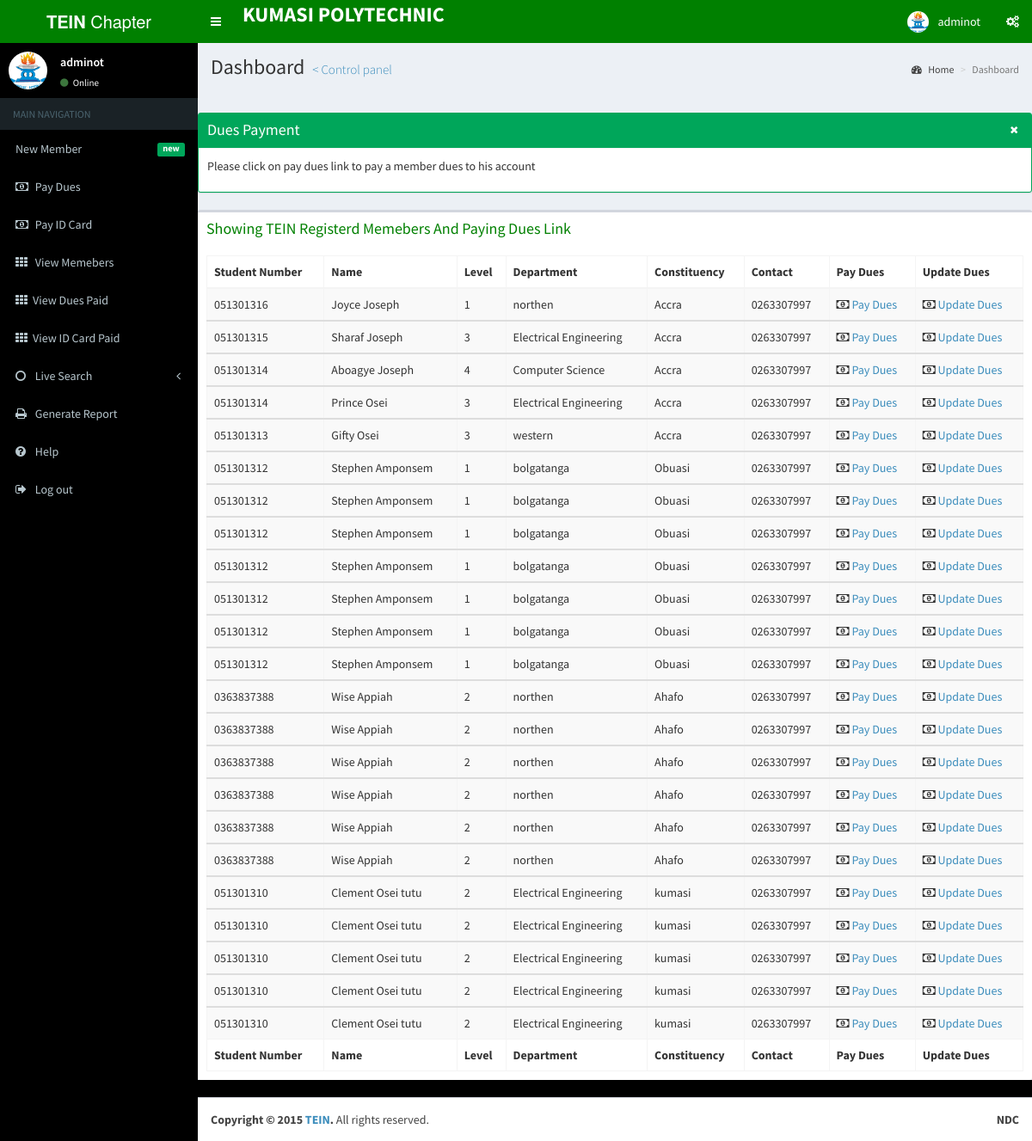
/pages/pay-dues.php (signed in), run on the app's committed database.
### tables this page shows
CREATE TABLE IF NOT EXISTS `members_tb` (
  `member_id` int(11) NOT NULL AUTO_INCREMENT,
  `institutes_id` int(11) NOT NULL,
  `admin_id` int(11) NOT NULL,
  `student_number` varchar(255) NOT NULL,
  `surname` varchar(255) NOT NULL,
  `first_name` varchar(255) NOT NULL,
  `last_name` varchar(255) NOT NULL,
  `date_of_birth` varchar(255) NOT NULL,
  `level` int(11) NOT NULL,
  `department` varchar(255) NOT NULL,
  `constituency` varchar(255) NOT NULL,
  `region` varchar(255) NOT NULL,
  `phone_number` varchar(255) NOT NULL,
  `email` varchar(255) NOT NULL,
  `picture` varchar(255) NOT NULL,
  `date_registerd` varchar(255) NOT NULL,
  PRIMARY KEY (`member_id`)
);

### core/users-and-all-functions.php (the view, shortened to what this page needs)
<?php
class get_members_data{
				?>
		<?php
public function get_members_dues($institutes_id,$admin_id){
		global $mysqli;
		$query="select * from members_tb where institutes_id='$institutes_id' AND admin_id='$admin_id' ORDER BY member_id DESC LIMIT 100";
		$result=$mysqli->query($query);
		$num_rows=$result->num_rows;
			if($num_rows==0){
				echo '
					 <div class="box box-success box-solid">
                <div class="box-header with-border">
                  <h3 class="box-title">Members Status</h3>
                  <div class="box-tools pull-right">
                    <button class="btn btn-box-tool" data-widget="remove"><i class="fa fa-times"></i></button>
                  </div>
                </div>
                <div class="box-body">
                 <p> You currently have no registered memmbers in your TEIN chapter.  &nbsp;&nbsp;<a href="new-member.php">Register Members</a></a>
                </div>
              </div>
				';
			}else{
				?>
                  <div class="box">
                <div class="box-header">
                  <h3 class="box-title" style="color:green">Showing TEIN Registerd Memebers And Paying Dues Link</h3>
                </div>
                <div class="box-body">
                  <table id="" class="table table-bordered table-striped">
                    <thead>
                      <tr>
                        <th>Student Number</th>
                        <th>Name</th>
                        <th>Level</th>
                        <th>Department</th>
                        <th>Constituency</th>
                        <th>Contact</th>
                        <th>Pay Dues</th>
                       	 <th>Update Dues</th>
                      </tr>
                    </thead>
                <?php
		while($rows=$result->fetch_array()){
			$student_number=$rows['student_number'];
			$surname=$rows['surname'];
			$first_name=$rows['first_name'];
			$level=$rows['level'];
			$department=$rows['department'];
			$constituency=$rows['constituency'];
			$phone_number=$rows['phone_number'];
		?>
                      <tbody>
                      <tr>
                        <td><?php echo $student_number; ?></td>
                        <td><?php echo $first_name.' '.$surname ?></td>
                        <td> <?php echo $level; ?></td>
                        <td> <?php echo $department; ?></td>
                        <td> <?php echo $constituency; ?></td>
                        <td> <?php echo $phone_number; ?></td>
                        <td><i class="fa fa-money"></i>
	 <a onclick="return confirm('You are about to pay dues. Are you Sure?');" <?php echo ' href="pay-dues-page.php?pay=pay&member_id='.$rows['member_id'].'"> Pay Dues</a>';?></td>
     <td><i class="fa fa-money"></i>
	 <a onclick="return confirm('You are about to Update dues. Are you Sure?');" <?php echo ' href="pay-dues-update.php?pay=pay&member_id='.$rows['member_id'].'"> Update Dues</a>';?></td>
                      </tr>
                      </tbody>
                     <?php
                      }
                      ?>
                    <tfoot>
                       <tr>
                        <th>Student Number</th>
                        <th>Name</th>
                        <th>Level</th>
                        <th>Department</th>
                        <th>Constituency</th>
                        <th>Contact</th>
                        <th>Pay Dues</th>
                      	 <th>Update Dues</th>
                      </tr>
                    </tfoot>
                  </table>
                </div>
              </div>
		<?php
	}
	}
}
				?>

### pages/pay-dues.php (shortened to what this page needs)
<?php
 include_once '../core/initialize-all-pages.php'; ?>
<?php
$login_infor= new login_check;
 if($login_infor->logged_in()===false){
	 header('Location: ../index.php');
	 die('You do not have permission to this page');
 }
 else{
$admin_username=$_SESSION['username'];
$admin_institute=$_SESSION['institute_name'];
$admin_image=$_SESSION['institute_logo'];
$admin_id=$_SESSION['admin_id'];
$institutes_id=$_SESSION['institutes_id'];
 }
?>
<!DOCTYPE html>
<html>
  <head>
    <?php include_once '../includes/admin-header-stylesheet.php'; ?>
  </head>
        <?php include_once '../includes/admin-header.php'; ?>
       <?php include_once '../includes/asidebar.php'; ?>
      <div class="content-wrapper">
  		 <?php include_once '../includes/admin-non-dashboard-header.php'; ?>
        <br><br>
       <div class="box box-success box-solid">
                <div class="box-header with-border">
                  <h3 class="box-title">Dues Payment</h3>
                  <div class="box-tools pull-right">
                    <button class="btn btn-box-tool" data-widget="remove"><i class="fa fa-times"></i></button>
                  </div>
                </div>
                <div class="box-body">
                 <p>Please click on pay dues link to pay a member dues to his account</p>
                </div>
              </div>
           <?php
		   $members= new get_members_data;
		  $members->get_members_dues($institutes_id,$admin_id);
		   ?>
      </div>
      <?php include_once '../includes/footer.php'; ?>

### includes/admin-header-stylesheet.php (shortened to what this page needs)
<link rel="stylesheet" href="../bootstrap/css/bootstrap.min.css">
<link rel="stylesheet" href="https://maxcdn.bootstrapcdn.com/font-awesome/4.4.0/css/font-awesome.min.css">
<link rel="stylesheet" href="https://code.ionicframework.com/ionicons/2.0.1/css/ionicons.min.css">
<link rel="stylesheet" href="../dist/css/AdminLTE.min.css">
<link rel="stylesheet" href="../dist/css/skins/_all-skins.min.css">
<link rel="stylesheet" href="../plugins/iCheck/flat/blue.css">
<link rel="stylesheet" href="../plugins/morris/morris.css">
<link rel="stylesheet" href="../plugins/datatables/dataTables.bootstrap.css">
<link rel="stylesheet" href="../plugins/jvectormap/jquery-jvectormap-1.2.2.css">
<link rel="stylesheet" href="../plugins/datepicker/datepicker3.css">
<link rel="stylesheet" href="../plugins/daterangepicker/daterangepicker-bs3.css">
<link rel="stylesheet" href="../plugins/bootstrap-wysihtml5/bootstrap3-wysihtml5.min.css">

### includes/admin-header.php (shortened to what this page needs)
<body class="hold-transition skin-blue sidebar-mini layout-boxed">
   <div class="wrapper">
     <header class="main-header">
       <a href="#" class="logo">
         <span class="logo-lg"><b>TEIN</b> Chapter</span>
       </a>
       <nav class="navbar navbar-static-top" role="navigation">
         <a href="#" class="sidebar-toggle" data-toggle="offcanvas" role="button">
         </a>
          <span style="color:#FFF; margin-left:10px; font-size:24px; font-weight:bold; text-transform:uppercase">	<?php echo $admin_institute; ?></span>
         <div class="navbar-custom-menu">
           <ul class="nav navbar-nav">
             <li class="dropdown user user-menu">
               <a href="#" class="dropdown-toggle" data-toggle="dropdown">
                 <img src="<?php echo $admin_image; ?>" class="user-image" alt="User Image">
                 <span class="hidden-xs"><?php echo $admin_username; ?></span>
               </a>
             </li>
             <li>
               <a href="#" data-toggle="control-sidebar"><i class="fa fa-gears"></i></a>
             </li>
           </ul>
         </div>
       </nav>
     </header>

### includes/asidebar.php (shortened to what this page needs)
<aside class="main-sidebar">
        <section class="sidebar">
          <div class="user-panel">
            <div class="pull-left image">
              <img src="<?php echo $admin_image; ?>" class="img-circle" alt="User Image">
            </div>
            <div class="pull-left info">
              <p><?php echo $admin_username; ?></p>
              <a href="#"><i class="fa fa-circle text-success"></i> Online</a>
            </div>
          </div>
          <ul class="sidebar-menu">
            <li class="header">MAIN NAVIGATION</li>
            <li>
              <a href="../pages/new-member.php">
                  <i class="ion ion-person-add"></i><span>New Member</span> <small class="label pull-right bg-green">new</small>
              </a>
            </li>
            <li>
              <a href="../pages/pay-dues.php">
                <i class="fa fa-money"></i> <span>Pay Dues</span>
              </a>
            </li>
             <li>
              <a href="../pages/pay-idcards.php">
                <i class="fa fa-money"></i> <span>Pay ID Card</span>
              </a>
            </li>
            <li>
              <a href="../pages/view-members.php">
                <i class="fa fa-th"></i> <span>View Memebers</span>
              </a>
            </li>
             <li>
              <a href="../pages/view-paid-dues-members.php">
                <i class="fa fa-th"></i><span>View Dues Paid</span>
              </a>
            </li>
            <li>
              <a href="../pages/view-idcard-paid-members.php">
                <i class="fa fa-th"></i><span>View ID Card Paid</span>
              </a>
            </li>
            <li class="treeview">
              <a href="#">
               <i class="fa fa-circle-o"></i>
                <span>Live Search</span>
                <i class="fa fa-angle-left pull-right"></i>
              </a>
            </li>
            <li>
              <a href="../pages/generate-reports.php">
                <i class="fa fa-print"></i> <span>Generate Report</span>
              </a>
            </li>
           <li>
              <a href="../pages/help.php">
                <i class="fa fa-question-circle"></i> <span>Help</span>
              </a>
            </li>
            <li>
              <a href="../admin/logout.php">
                <i class="fa fa-sign-out"></i> <span>Log out</span> <small class="label pull-right bg-green"></small>
              </a>
            </li>
        </section>
      </aside>

### includes/admin-non-dashboard-header.php
<section class="content-header">
          <h1>
            Dashboard
            <small><a href="../admin/admin-page.php">< Control panel</a></small>
          </h1>
          <ol class="breadcrumb">
            <li><a href="../admin/admin-page.php"><i class="fa fa-dashboard"></i> Home</a></li>
            <li class="active">Dashboard</li>
          </ol>
        </section>

### includes/footer.php (shortened to what this page needs)
<footer class="main-footer">
        <div class="pull-right hidden-xs">
          <b>NDC</b>
        </div>
        <strong>Copyright &copy; 2015 <a href="#">TEIN</a>.</strong> All rights reserved.
      </footer>
    </div>
  </body>
</html>

### data on the page
members_tb: student_number "051301316", first_name "Joyce", surname "Joseph", level "1", department "northen", constituency "Accra", phone_number "0263307997"
members_tb: student_number "051301315", first_name "Sharaf", surname "Joseph", level "3", department "Electrical Engineering", constituency "Accra", phone_number "0263307997"
members_tb: student_number "051301314", first_name "Aboagye", surname "Joseph", level "4", department "Computer Science", constituency "Accra", phone_number "0263307997"
members_tb: student_number "051301314", first_name "Prince", surname "Osei", level "3", department "Electrical Engineering", constituency "Accra", phone_number "0263307997"
members_tb: student_number "051301313", first_name "Gifty", surname "Osei", level "3", department "western", constituency "Accra", phone_number "0263307997"
members_tb: student_number "051301312", first_name "Stephen", surname "Amponsem", level "1", department "bolgatanga", constituency "Obuasi", phone_number "0263307997"
members_tb: student_number "051301312", first_name "Stephen", surname "Amponsem", level "1", department "bolgatanga", constituency "Obuasi", phone_number "0263307997"
members_tb: student_number "051301312", first_name "Stephen", surname "Amponsem", level "1", department "bolgatanga", constituency "Obuasi", phone_number "0263307997"
members_tb: student_number "051301312", first_name "Stephen", surname "Amponsem", level "1", department "bolgatanga", constituency "Obuasi", phone_number "0263307997"
members_tb: student_number "051301312", first_name "Stephen", surname "Amponsem", level "1", department "bolgatanga", constituency "Obuasi", phone_number "0263307997"
members_tb: student_number "051301312", first_name "Stephen", surname "Amponsem", level "1", department "bolgatanga", constituency "Obuasi", phone_number "0263307997"
members_tb: student_number "051301312", first_name "Stephen", surname "Amponsem", level "1", department "bolgatanga", constituency "Obuasi", phone_number "0263307997"
members_tb: student_number "0363837388", first_name "Wise", surname "Appiah", level "2", department "northen", constituency "Ahafo", phone_number "0263307997"
members_tb: student_number "0363837388", first_name "Wise", surname "Appiah", level "2", department "northen", constituency "Ahafo", phone_number "0263307997"
members_tb: student_number "0363837388", first_name "Wise", surname "Appiah", level "2", department "northen", constituency "Ahafo", phone_number "0263307997"
members_tb: student_number "0363837388", first_name "Wise", surname "Appiah", level "2", department "northen", constituency "Ahafo", phone_number "0263307997"
members_tb: student_number "0363837388", first_name "Wise", surname "Appiah", level "2", department "northen", constituency "Ahafo", phone_number "0263307997"
members_tb: student_number "0363837388", first_name "Wise", surname "Appiah", level "2", department "northen", constituency "Ahafo", phone_number "0263307997"
members_tb: student_number "051301310", first_name "Clement", surname "Osei tutu", level "2", department "Electrical Engineering", constituency "kumasi", phone_number "0263307997"
members_tb: student_number "051301310", first_name "Clement", surname "Osei tutu", level "2", department "Electrical Engineering", constituency "kumasi", phone_number "0263307997"
members_tb: student_number "051301310", first_name "Clement", surname "Osei tutu", level "2", department "Electrical Engineering", constituency "kumasi", phone_number "0263307997"
members_tb: student_number "051301310", first_name "Clement", surname "Osei tutu", level "2", department "Electrical Engineering", constituency "kumasi", phone_number "0263307997"
members_tb: student_number "051301310", first_name "Clement", surname "Osei tutu", level "2", department "Electrical Engineering", constituency "kumasi", phone_number "0263307997"

### other printed values
$admin_institute "KUMASI POLYTECHNIC"
$admin_username "adminot"
